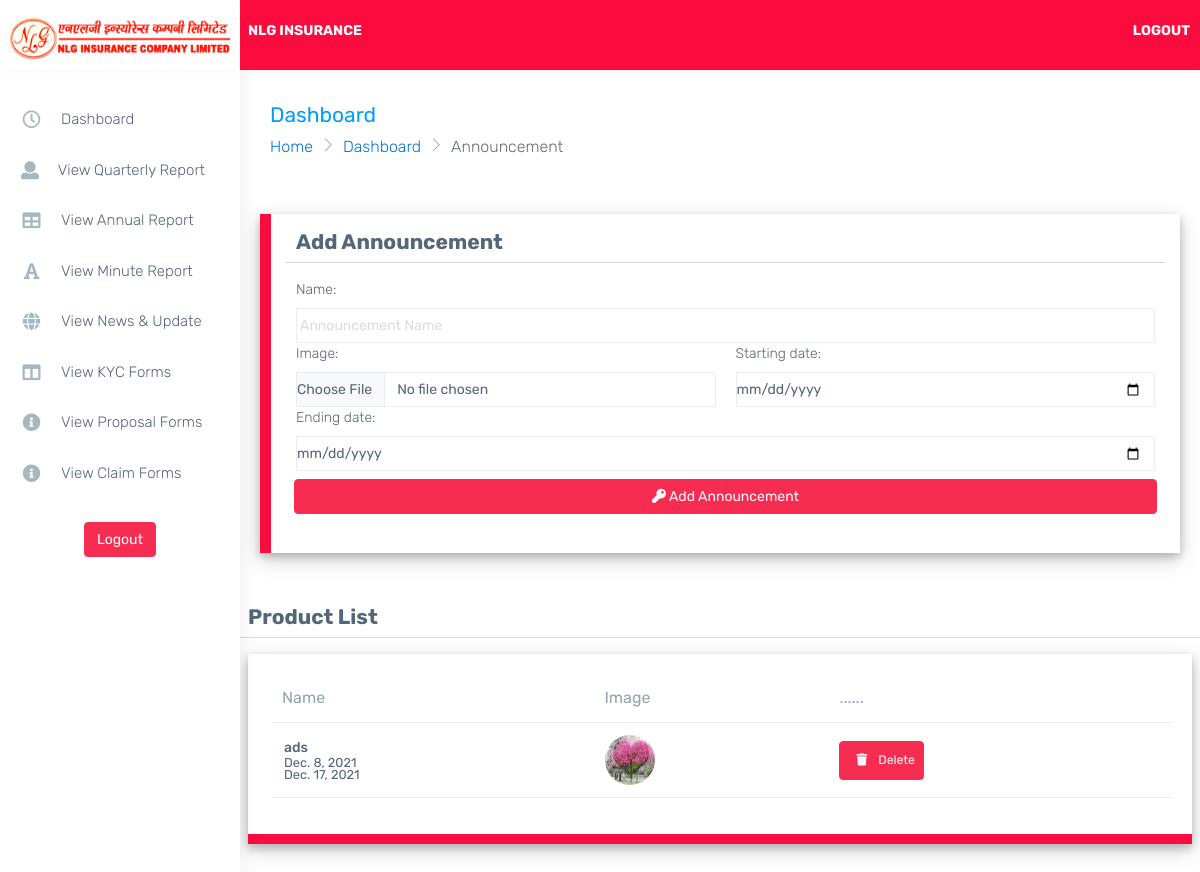
The page /announcement on the database as committed earlier.
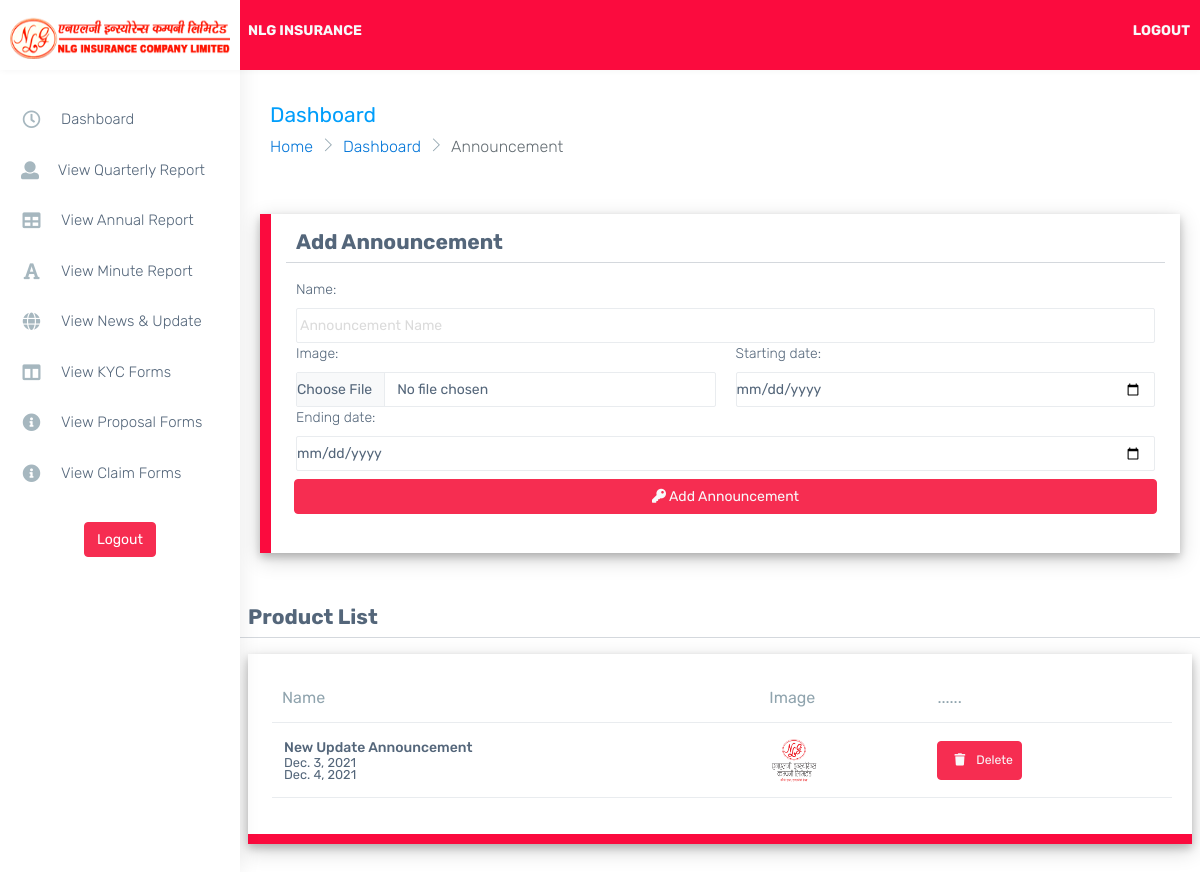
The same page on the database as committed later.
### landing/models.py (models this page shows, shortened)
class Announcement(models.Model):
    name = models.CharField(max_length=200)
    image = models.ImageField(upload_to ="announcement")
    starting_date = models.DateField()
    ending_date = models.DateField()
    objects = models.Manager()

### manager/views.py (the view)
# urls.py: path('announcement', views.AnnouncementView, name="announcement"),
def AnnouncementView(request):
    form = AnnouncementForm()
    branched = Announcement.objects.all()
    dist = {
        'form':form,
        'bod':branched,
    }
    if request.method == 'POST':
        form = AnnouncementForm(request.POST, request.FILES)
        if form.is_valid():
            form.save()
            messages.success(request, "Announcement Saved Succesfully")
            return HttpResponseRedirect(reverse('manager:announcement'))
        else:
            messages.success(request, "Something went Wrong")
            return HttpResponseRedirect(reverse('manager:announcement'))
    else:
        return render(request, 'manager/announcement.html',dist )

### manager/forms.py
class AnnouncementForm(forms.ModelForm):
    class Meta:
        model= Announcement
        fields=('__all__')
        widgets = {
            'name': forms.TextInput(attrs={'class':'form-control ps-0 form-control-line','placeholder':"Announcement Name", 'required':True}),
            'image': forms.FileInput(attrs={'class':'form-control ps-0', 'required':True}),
            'starting_date': forms.DateInput(attrs={'type':'date','class':'form-control ps-0 form-control-line', 'required':True}),
            'ending_date': forms.DateInput(attrs={'type':'date', 'class':'form-control ps-0 form-control-line', 'required':True}),
        }

### templates/manager/announcement.html (shortened to what this page needs)
{% extends "manager/dashboard.html" %}
{% block inner %}
<div class="page-breadcrumb">
    <div class="row align-items-center">
        <div class="col-md-6 col-8 align-self-center">
            <h3 class="page-title mb-0 p-0">Dashboard</h3>
            <div class="d-flex align-items-center">
                <nav aria-label="breadcrumb">
                    <ol class="breadcrumb">
                        <li class="breadcrumb-item"><a href="{%url 'landing:landing'%}">Home</a></li>
                        <li class="breadcrumb-item"><a href="{%url 'manager:dashboard'%}">Dashboard</a></li>
                        <li class="breadcrumb-item active" aria-current="page">Announcement</li>
                    </ol>
                </nav>
            </div>
        </div>
    </div>
</div>
<form action="" method="post" style="width: 100%; padding: 30px;" enctype="multipart/form-data">
    <div class="row  formbox" >
        <H3>Add Announcement</H3>
        <hr>
        <div class="col-12">
            {{form.name.label_tag}}
            {{form.name}}
        </div>
        <div class="col-6">
            {{form.image.label_tag}}
            {{form.image}}
        </div>
        <div class="col-6">
            {{form.starting_date.label_tag}}
            {{form.starting_date}}
        </div>
        <div class="col-12">
            {{form.ending_date.label_tag}}
            {{form.ending_date}}
        </div>
        <br>
        <div class="p-2 d-grid">
            <button class="btn btn-danger btn-block text-light mb-3" id="submit"> <i class="fa fa-key"></i> Add Announcement</button>
        </div>
    </div>
</form>
<br>
<div class="row ps-2 pe-2">
    <H3>Product List</H3>
    <hr>
    <div class="col-sm-12">
        <div class="card">
            <div class="card-body">
                <div class="table-responsive">
                    <table class="table stylish-table no-wrap">
                        <thead>
                            <tr>
                                <th class="border-top-0">Name</th>
                                <th class="border-top-0">Image</th>
                                <th class="border-top-0">......</th>
                            </tr>
                        </thead>
                        <tbody>
                            {% for i in bod %}
                                <tr>
                                    <td class="align-middle">
                                        <h6> {{i.name}} </h6>
                                       <small class="d-block">{{i.starting_date}}</small>
                                       <small class="d-block">{{i.ending_date}}</small>
                                    </td>
                                    {% if i.image %}
                                    <td class="align-middle">
                                        <img src="{{i.image.url}}" alt="" srcset="" style="height: 50px; width: 50px; border-radius: 50%;">
                                    </td>
                                    {% endif %}
                                    <td class="align-middle">
                                        <button class=" text-light btn btn-sm  btn-danger btn-danger" data-bs-toggle="modal" data-bs-target="#exampleModal{{i.id}}">
                                            <i class="fa fa-trash p-2"></i>
                                            Delete
                                        </button>
                                    </td>
                                </tr>
                            {% endfor %}
                        </tbody>
                    </table>
                </div>
            </div>
        </div>
    </div>
</div>
{% endblock inner %}

Rows that differ between the two databases and show on the page:
removed Announcement: name "ads", starting_date "Dec. 8, 2021", ending_date "Dec. 17, 2021", image (picture)
added Announcement: name "New Update Announcement", starting_date "Dec. 3, 2021", ending_date "Dec. 4, 2021", image (picture)
